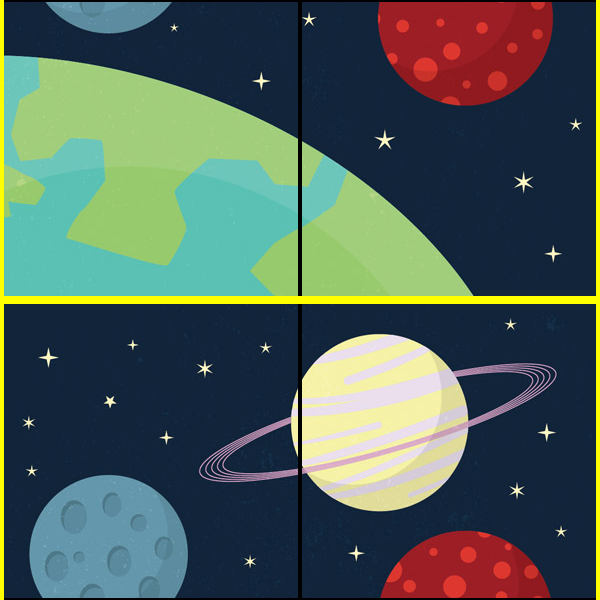
#> input picture sources/scrambled4b.png, 600 x 600 px, found by its file name; its folder holds 5 pictures in this run
$ python Question5.py
#> lines starting #> are read from the running program, lines starting #| are printed output that depends on the picture
from PIL import Image, ImageDraw

def unscramble4(imageFileName, targetFileName):
    #get the scrambled image
#> called with imageFileName = 'sources/scrambled4b.png', targetFileName = 'unscrambled4.png'
    filePath = "sources/" + imageFileName
    theImage = Image.open(filePath)
#> theImage is the input picture: PIL image 600x600 RGBA; mean R, G, B, A 78.6, 96.5, 89, 255
    width, height = theImage.size
#> width = 600; height = 600

    #find the middle values for the image and determine the intended outside border colour
    widthMiddle = width // 2
#> widthMiddle = 300
    heightMiddle = height // 2
#> heightMiddle = 300
    yellowColour = (255, 255, 0)

    #make an empty array for all the quadrants
    allquadrants = []

    #make an array for the first quadrant and fill it with the pixels
    #add the list to the allquadrants list
    q1 = []
    for x in range(widthMiddle):
        for y in range(heightMiddle):
            pixel = theImage.getpixel((x,y))
            q1.append(pixel)
#> after the loop, q1 = 90000 items

    #build the image for the first quadrant
    q1Img = Image.new("RGB", (widthMiddle, heightMiddle), "white")
#> q1Img: PIL image 300x300 RGB; every value is 255
    for y in range(heightMiddle):
        for x in range(widthMiddle):
            pixelIndex = y * widthMiddle + x
            colour = tuple(q1[pixelIndex])
            q1Img.putpixel((x,y), colour)
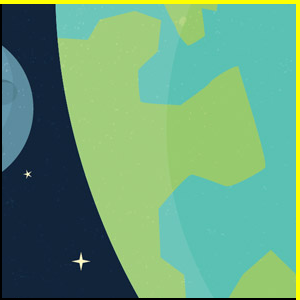
#> q1Img: PIL image 300x300 RGB; mean R, G, B 102.5, 157.8, 121.7
    allquadrants.append(q1Img)

    #repeat for all four quadrants
    q2 = []
    for x in range(widthMiddle, width):
        for y in range(heightMiddle):
            pixel = theImage.getpixel((x,y))
            q2.append(pixel)
#> after the loop, q2 = 90000 items

    q2Img = Image.new("RGB", (widthMiddle, heightMiddle), "white")
    for y in range(heightMiddle):
        for x in range(widthMiddle):
            pixelIndex = y * widthMiddle + x
            colour = tuple(q2[pixelIndex])
            q2Img.putpixel((x,y), colour)
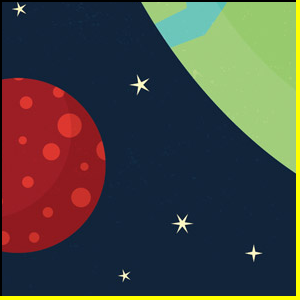
#> q2Img: PIL image 300x300 RGB; mean R, G, B 70.9, 69.9, 64.6
    allquadrants.append(q2Img)

    q3 = []
    for x in range(widthMiddle):
        for y in range(heightMiddle, height):
            pixel = theImage.getpixel((x,y))
            q3.append(pixel)
#> after the loop, q3 = 90000 items

    q3Img = Image.new("RGB", (widthMiddle, heightMiddle), "white")
    for y in range(heightMiddle):
        for x in range(widthMiddle):
            pixelIndex = y * widthMiddle + x
            colour = tuple(q3[pixelIndex])
            q3Img.putpixel((x,y), colour)
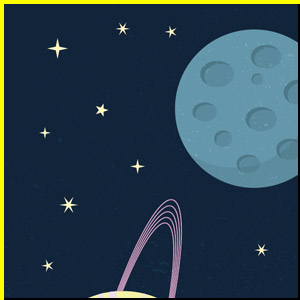
#> q3Img: PIL image 300x300 RGB; mean R, G, B 42.3, 64.5, 78.6
    allquadrants.append(q3Img)

    q4 = []
    for x in range(widthMiddle, width):
        for y in range(heightMiddle, height):
            pixel = theImage.getpixel((x,y))
            q4.append(pixel)
#> after the loop, q4 = 90000 items

    q4Img = Image.new("RGB", (widthMiddle, heightMiddle), "white")
    for y in range(heightMiddle):
        for x in range(widthMiddle):
            pixelIndex = y * widthMiddle + x
            colour = tuple(q4[pixelIndex])
            q4Img.putpixel((x,y), colour)
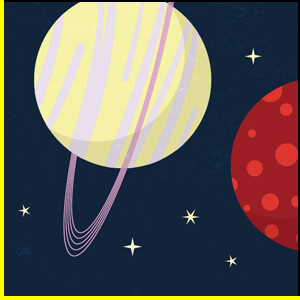
#> q4Img: PIL image 300x300 RGB; mean R, G, B 98.6, 94, 91.1
    allquadrants.append(q4Img)

    #make empty images for the new 4 quadrants
    topLeftQuadrant = Image.new("RGB", (widthMiddle, heightMiddle), "white")
    topRightQuadrant = Image.new("RGB", (widthMiddle, heightMiddle), "white")
    bottomLeftQuadrant = Image.new("RGB", (widthMiddle, heightMiddle), "white")
    bottomRightQuadrant = Image.new("RGB", (widthMiddle, heightMiddle), "white")

    #for each image in allquadrants, find the corner that is NOT yellow
    for i in allquadrants:
        topLeftCorner = i.getpixel((0,0))
        topRightCorner = i.getpixel((widthMiddle - 1, 0))
        bottomLeftCorner = i.getpixel((0, heightMiddle - 1))
        bottomRightCorner = i.getpixel((widthMiddle - 1, heightMiddle - 1))

        if topLeftCorner != yellowColour:
            bottomRightQuadrant = i
        elif topRightCorner != yellowColour:
            bottomLeftQuadrant = i
        elif bottomLeftCorner != yellowColour:
            topRightQuadrant = i
        elif bottomRightCorner != yellowColour:
            topLeftQuadrant = i
#> this loop made 4 passes
#> (bottomLeftCorner, bottomRightCorner) on passes 1, 3: ((0, 0, 0), (255, 255, 0)), ((255, 255, 0), (0, 0, 0))

    #paste all the images to a new image
    resultImg = Image.new("RGB", (width, height), "white")
#> resultImg: PIL image 600x600 RGB; every value is 255
    resultImg.paste(topLeftQuadrant, (0,0, widthMiddle, heightMiddle))
    resultImg.paste(topRightQuadrant, (widthMiddle, 0, width, heightMiddle))
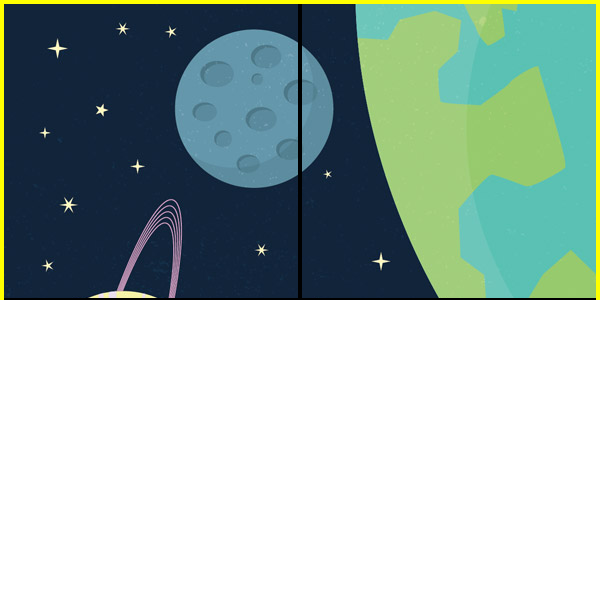
#> resultImg: PIL image 600x600 RGB; mean R, G, B 163.7, 183.1, 177.6
    resultImg.paste(bottomLeftQuadrant, (0, heightMiddle, widthMiddle, height))
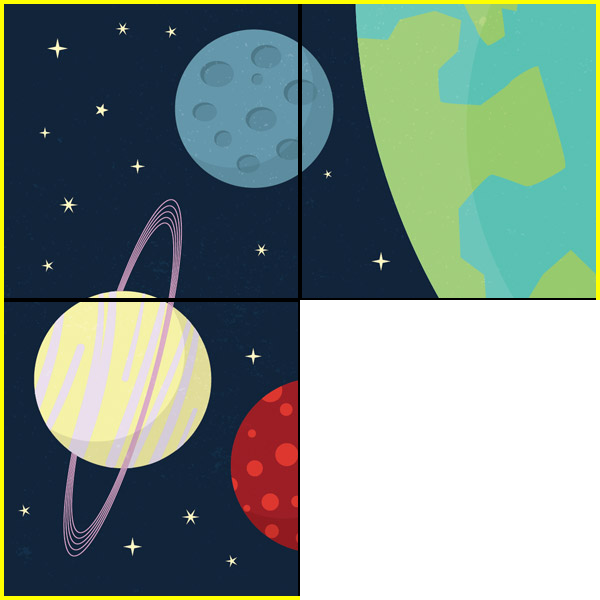
#> resultImg: PIL image 600x600 RGB; mean R, G, B 124.6, 142.8, 136.6
    resultImg.paste(bottomRightQuadrant, (widthMiddle, heightMiddle, width, height))
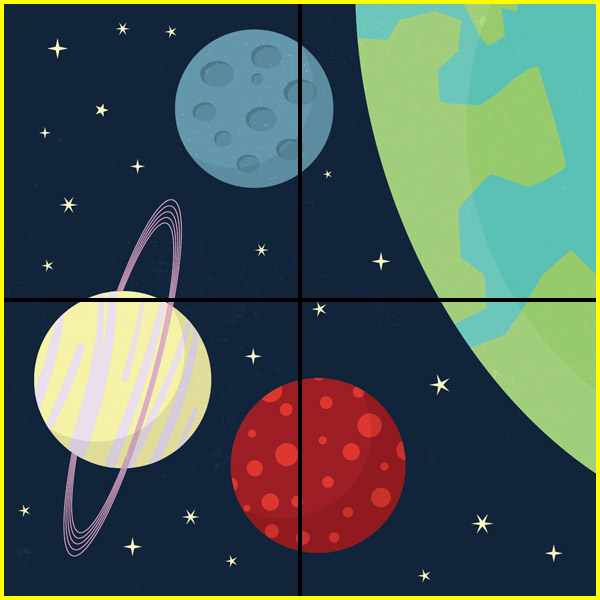
#> resultImg: PIL image 600x600 RGB; mean R, G, B 78.6, 96.5, 89

    #save the new image as the unscrambled image
    output = "outputs/" + targetFileName
    resultImg.save(output)

def main():
    unscramble4("sources/scrambled4b.png", "unscrambled4.png")

if __name__ == "__main__":
    import sys
    main()
